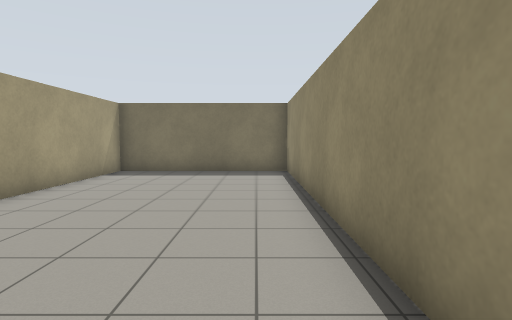
view 1 (above)

14 first-person views from a walk through a robot-simulator world made for Gazebo. The camera is 1.2 m above the floor, tilts 4° down and sees 80° across. The floor is counted in squares, 1 m on a side. Each view is taken from the middle of a square. On the plan, view 1 faces up. The plan holds only what a view shows up to about 13 squares ahead; the rest is blank.

view 2
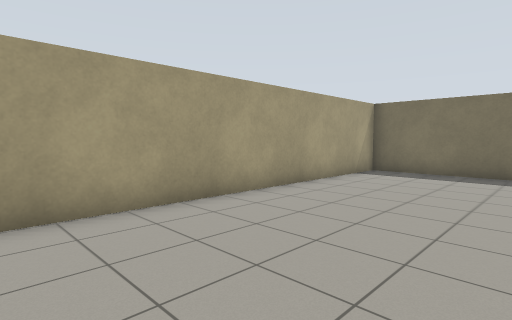

view 3
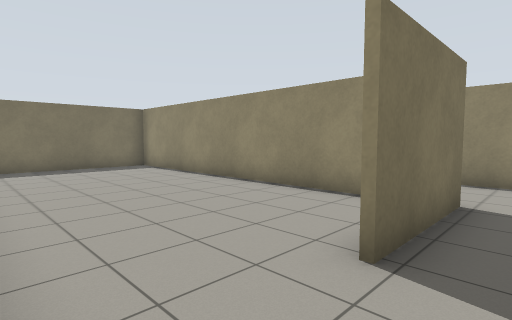

view 4
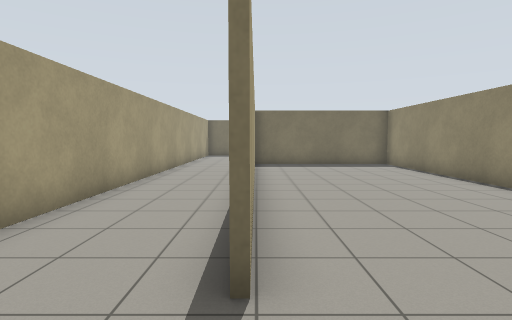

view 5
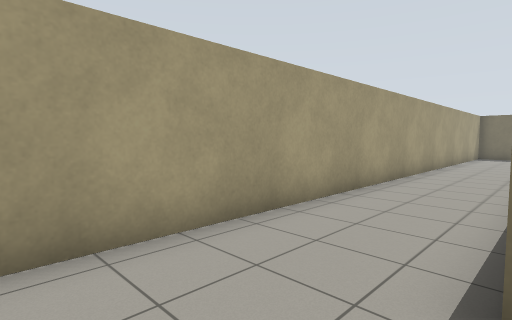

view 6
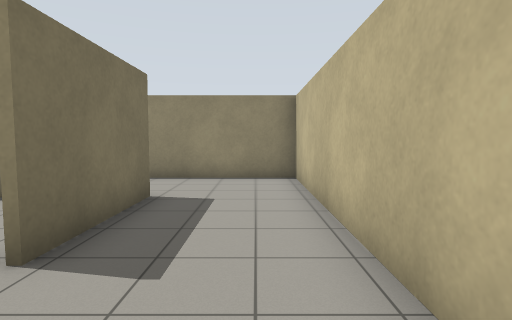

view 7
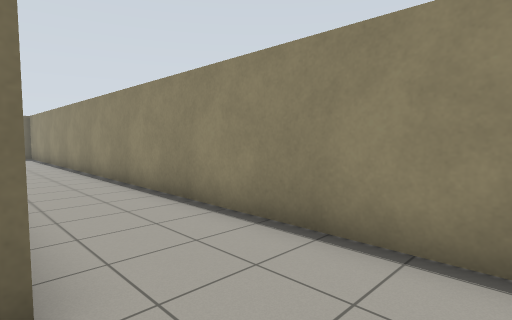

view 8
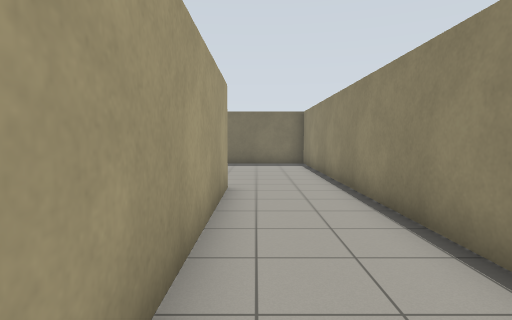

view 9
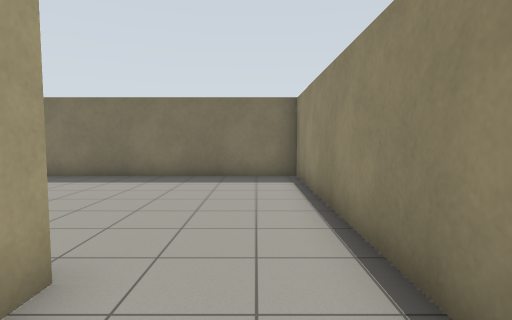

view 10
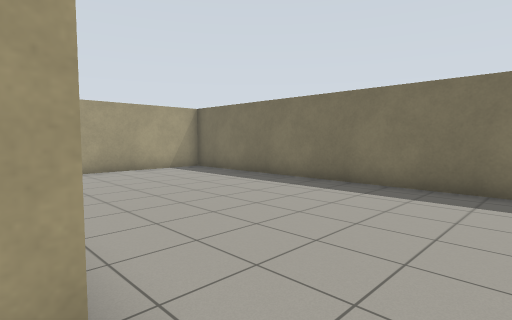

view 11
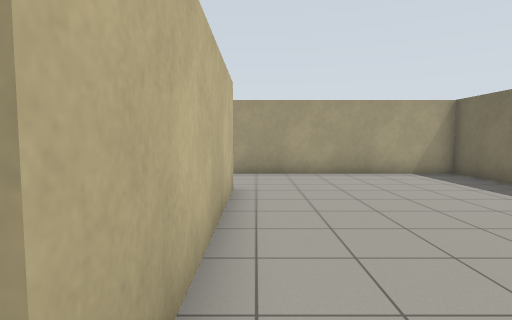

view 12
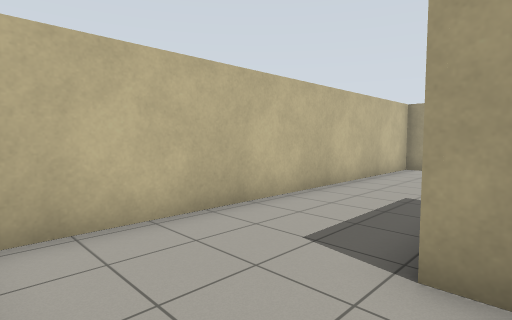

view 13
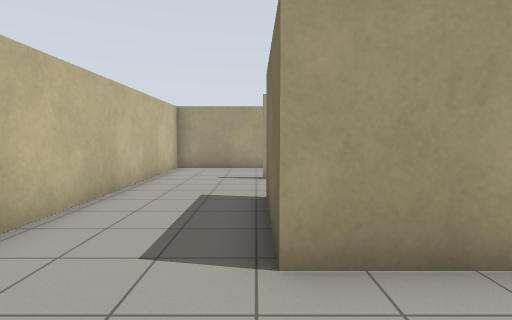

view 14
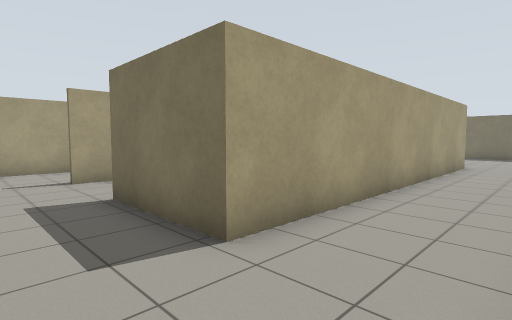

### Floor plan
Points are (right, up) in squares from view 1. A wall is a line through its corners. A room is listed if a view was taken in it or the views show most of it. See-through windows are left out.
Room 1 (views 1, 2)
walls: (1.2, 0.9) (1.2, 11.3) (-5, 11.3) (-5, 0.6)
ways out: opening at (-3.5, -0.5) to room 2
Room 2 (views 3, 4, 5, 6, 7, 8, 9, 10, 11, 12, 13, 14)
walls: (-5.2, 11.5) (1.3, 11.5) (1.3, -0.8) (-2.3, -0.8); (4.3, 18.7) (-8.4, 18.7) (-8.4, -4.2) (4.3, -4.2) (4.3, 18.7); (-5, 0.6) (-5, -0.9)
ways out: opening at (-3.5, -0.5) to room 1

Where each view was taken, in squares from view 1:
view 1: 0 up, 0 right, facing up
view 2: 0 up, 0 right, facing up-left
view 3: 2 down, 5 left, facing up-right
view 4: 3 down, 5 left, facing up
view 5: 3 down, 5 left, facing up-left
view 6: 3 down, 5 left, facing right
view 7: 3 down, 1 right, facing up-right
view 8: 4 up, 2 right, facing up
view 9: 9 up, 3 right, facing up
view 10: 11 up, 3 right, facing up-left
view 11: 12 up, 2 right, facing left
view 12: 0 up, 4 right, facing down-left
view 13: 1 down, 4 right, facing left
view 14: 3 down, 4 right, facing up-left
